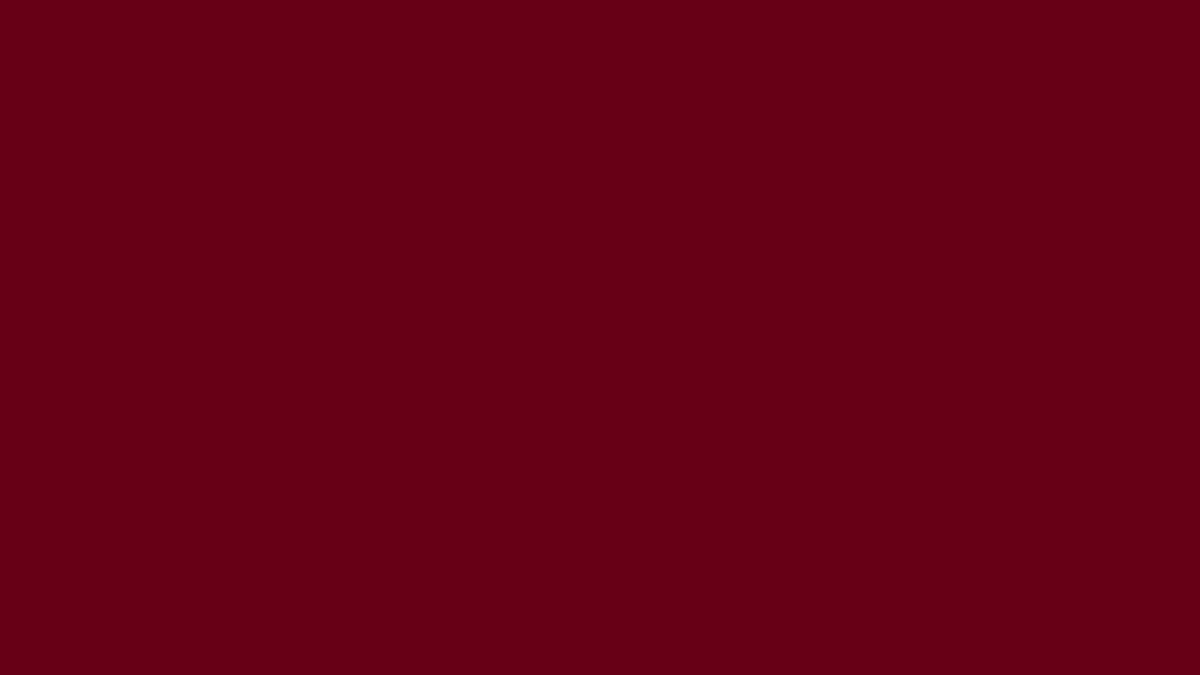
Frame 1 (no input)
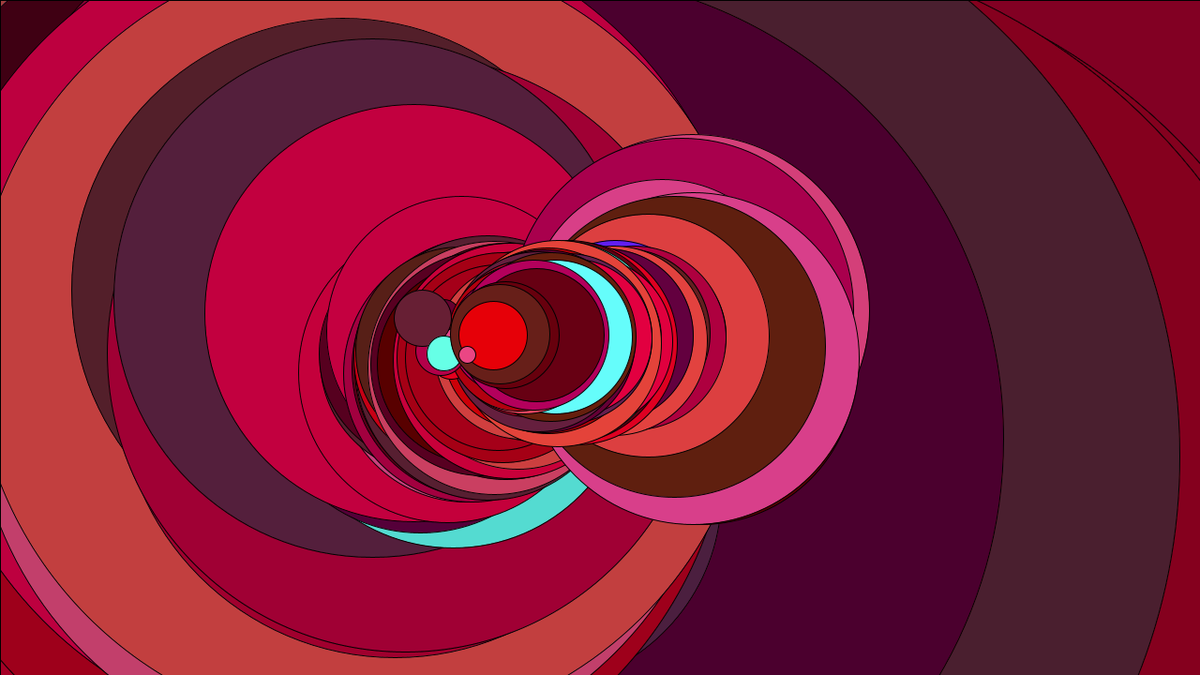
Frame 60 (the mouse pressed at the canvas centre just before this capture)
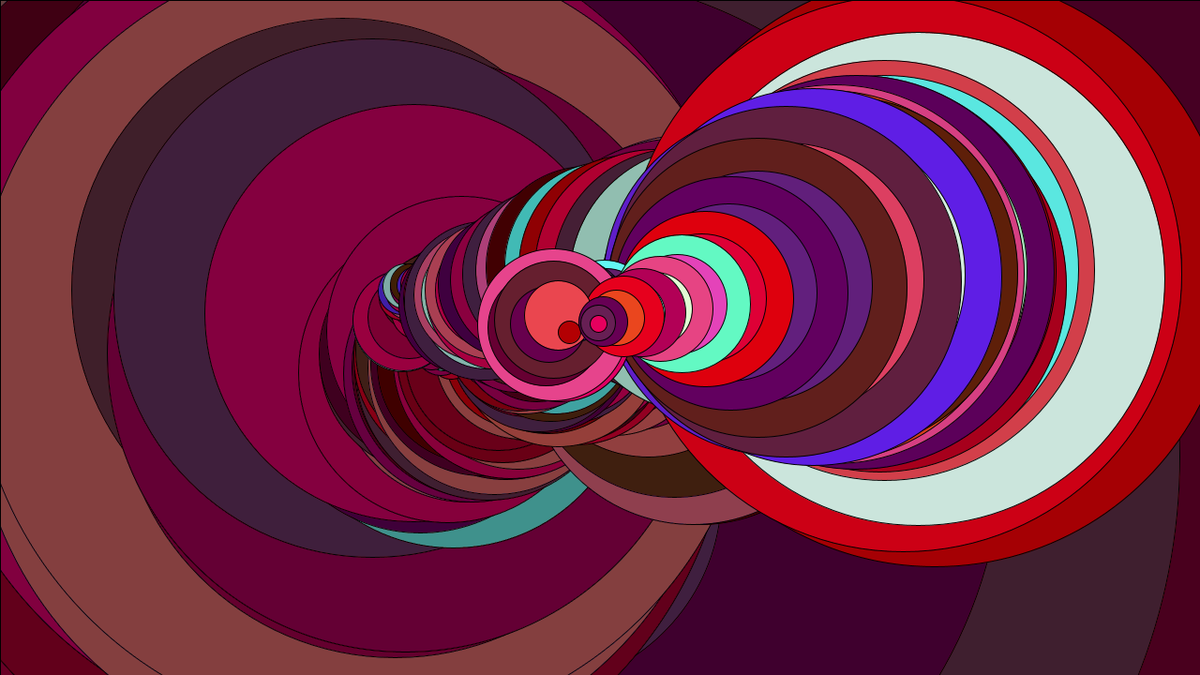
Frame 120 (the mouse held since frame 60 and released just before this capture)

The Processing sketch that drew these frames (run headless with seeded random() and noise(); from frame 60 on, the mouse is pressed at the canvas centre):

// Processing sketch: ex1_10_vector_auto_move
// ── ex1_10_vector_auto_move.pde
Mover[] movers = new Mover[30];

PVector mouse = new PVector(width / 2, height / 2);

Walker walker = new Walker();

void setup() {
	size(1280, 720);
	background(0);
	for (int i = 0; i < movers.length; ++i) {
		movers[i] = new Mover(random(width), random(height));
	}
}

void draw() {
	// background(0, 0.1);
	fill(0, 2);
	rectMode(CORNER);
	rect(0, 0, width, height);


	walker.step();
	// mouse.x = mouseX;
	// mouse.y = mouseY;
	mouse.x = walker.pos.x;
	mouse.y = walker.pos.y;

	for (int i = 0; i < movers.length; ++i) {
		Mover mover = movers[i];
		mover.update(mouse);
		mover.display();
	}
	
	// mover.checkEdge();
}
// ── Mover.pde

String[] _COLORS = new String[5];

class Mover  {
	PVector location;
	PVector velocity;
	PVector acceleration;
	float topSpeed = 100;
	float accelerationFriction = 0.99;
	float velocityFriction = 0.96;
	float _baseRadius = 16;
	int _color;

	float _colorAngle = 0.0;


	//for parlin
	PVector t = new PVector(0, 10000);

	public Mover (float x, float y) {
		location = new PVector(x, y);
		// acceleration = new PVector(-0.1, 0.1);
		acceleration = PVector.random2D();
		velocity = new PVector(x, y);

		accelerationFriction = random(0.1) + 0.1;
		velocityFriction = random(0.25) + 0.7;
		_baseRadius = random(16, 32);

		_COLORS[0] = "FFE60033";
		_COLORS[1] = "FF670017";
		_COLORS[2] = "FFEA466B";
		_COLORS[3] = "FF671F2F";
		_COLORS[4] = "FFB30028";
		_setupColor();
	}

	void _setupColor() {
		_color = unhex(_COLORS[int(random(5))]);
	}
	void update(PVector target) {
		// acceleration = PVector.random2D();
		acceleration = PVector.sub(mouse, location);
		acceleration.mult(accelerationFriction);

		velocity.add(acceleration);
		velocity.limit(topSpeed);
		velocity.mult(velocityFriction);
		location.add(velocity);
	}

	void display() {
		// stroke(255);
		float c = sin(_colorAngle+=0.01) * 100;
		int addColor = floor(random(-c, c));
		_setupColor();
		fill(_color + addColor);
		// float radius = acceleration.x * 2 + 16;
		float radius = pow(abs(acceleration.x), 2.24)  + _baseRadius;
		ellipse(location.x, location.y, radius, radius);
	}

	void checkEdge() {
		if ((location.x > width) || location.x < 0) {
			velocity.x *= -1;
			acceleration.x *= -1;
		}
		if ((location.y > height) || location.y < 0) {
			velocity.y *= -1;
			acceleration.y *= -1;
		}
	}

}
// ── Walker.pde
import java.util.Random;

public class Walker {
	PVector pos = new PVector();
	PVector t = new PVector(0, 10000);
	Random generator;
	public Walker () {
		pos.x = width / 2;
		pos.y = height / 2;

		generator = new Random();
	}

	void display() {
		stroke(255);
		fill(127);
		ellipse(pos.x, pos.y, 16, 16);
	}

	void step() {
		noiseStep();
		// gaussianStep();

		checkEdge();
	}

	void noiseStep() {
		pos.x = map(noise(t.x), 0, 1, 0, width);
		pos.y = map(noise(t.y), 0, 1, 0, height);

		t.x += 0.02;
		t.y += 0.02;


	}

	void gaussianStep() {
		pos.x += (float)generator.nextGaussian() * 1.5;
		pos.y += (float)generator.nextGaussian() * 1.5;
	}

	void checkEdge() {
		if (pos.x > width) 
			pos.x = width;
		else if (pos.x < 0)
			pos.x = 0;

		if (pos.y > height)
			pos.y = height;
		else if (pos.y < 0)
			pos.y = 0;
	}


}
